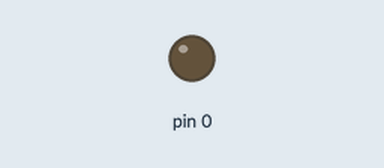
Bench run of a sketch on a simulated Arduino Uno, built with avr-gcc and run on an emulated ATmega328P. On the bench: output pins drawn as LEDs (lit = HIGH).

Above: at 0.1 s.
At 5.7 s:
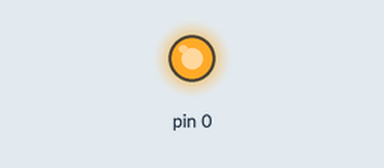
Timing chart, 0 to 7.2 s (numbered marks = the images above):
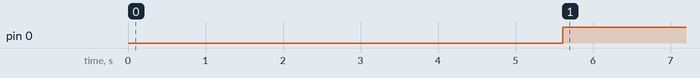

Measured:
- by itself, pin 0: LOW → HIGH at 5.6 s

The sketch:

Ex_2.1.3.ino
```cpp
#include <avr/io.h>
#include <util/delay.h>
int offcount =0;
int oncount = 0;
int main(void) {
  DDRD = 0x01;
  TCCR0A = 0x00;
  TCCR0B = 0x02;
  TCCR1A = 0x00;

  while(true) {

    if(TCNT0 == 249) {
      offcount++;
      TCNT0 = 0;
    }
    if(offcount == 8000) {
      PORTD =0x01;
      offcount = 0;
      TCCR0B = 0;
      TCCR1B = 0x02;
    }
    if(TCNT1 == 249) {
      oncount++;
      TCNT1 = 0;
    }
    if(oncount == 800) {
      PORTD = 0x00;
      oncount = 0;
      TCCR1B = 0;
      TCCR0B = 0x02;
    }
  }
}
```
